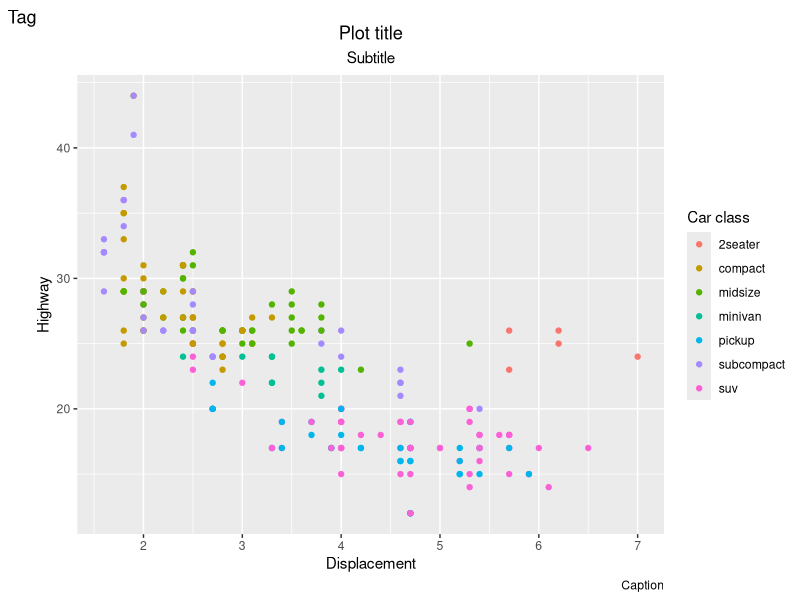
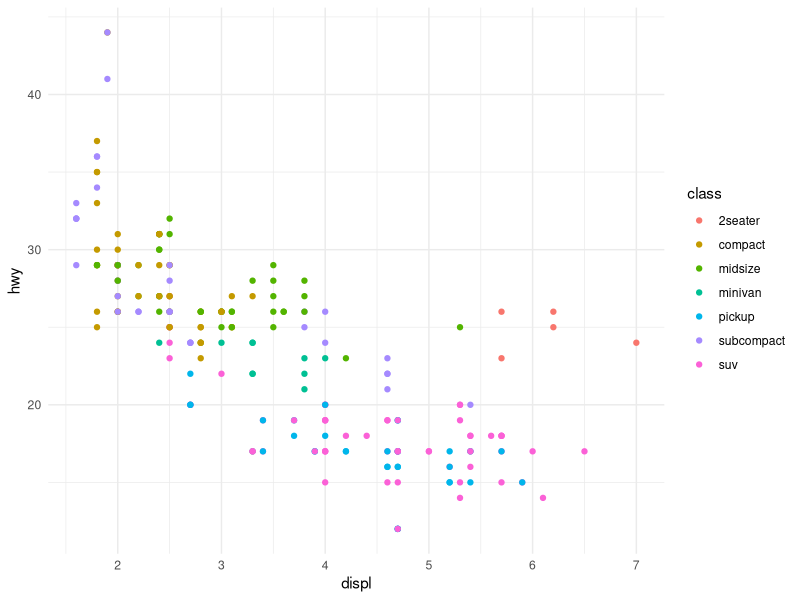
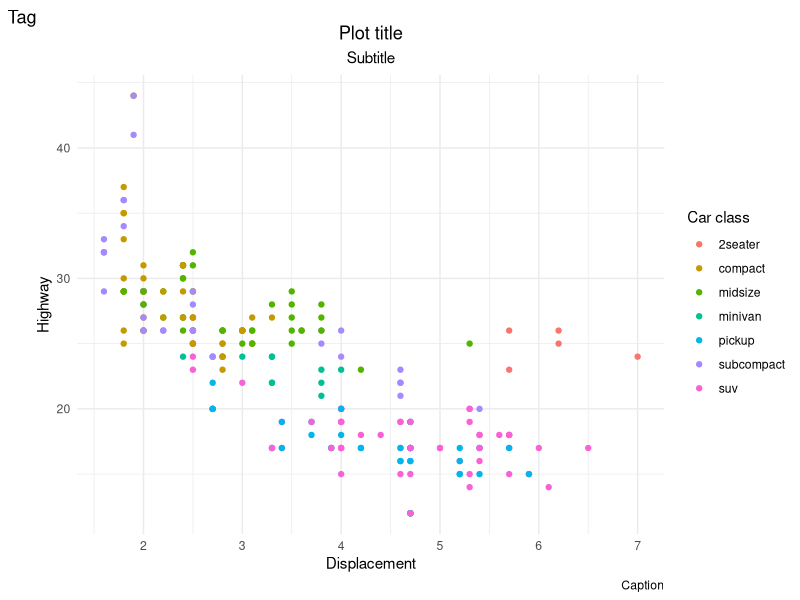

Source code (R) for these figures, in order:
library(tidyverse)

mpg %>%
  ggplot(aes(x = displ, y = hwy, color = class)) +
  geom_point() +
  labs(
    x = "Displacement",
    y = "Highway",
    color = "Car class",
    title = "Plot title",
    subtitle = "Subtitle",
    caption = "Caption",
    tag = "Tag"
  ) +
  theme(
    plot.title = element_text(hjust = 0.5),
    plot.subtitle = element_text(hjust = 0.5)
  )

mpg %>%
  ggplot(aes(x = displ, y = hwy, color = class)) +
  geom_point() +
  theme_minimal()

mpg %>%
  ggplot(aes(x = displ, y = hwy, color = class)) +
  geom_point() +
  theme_minimal() +
  labs(
    x = "Displacement",
    y = "Highway",
    color = "Car class",
    title = "Plot title",
    subtitle = "Subtitle",
    caption = "Caption",
    tag = "Tag"
  ) +
  theme(
    plot.title = element_text(hjust = 0.5),
    plot.subtitle = element_text(hjust = 0.5)
  )
